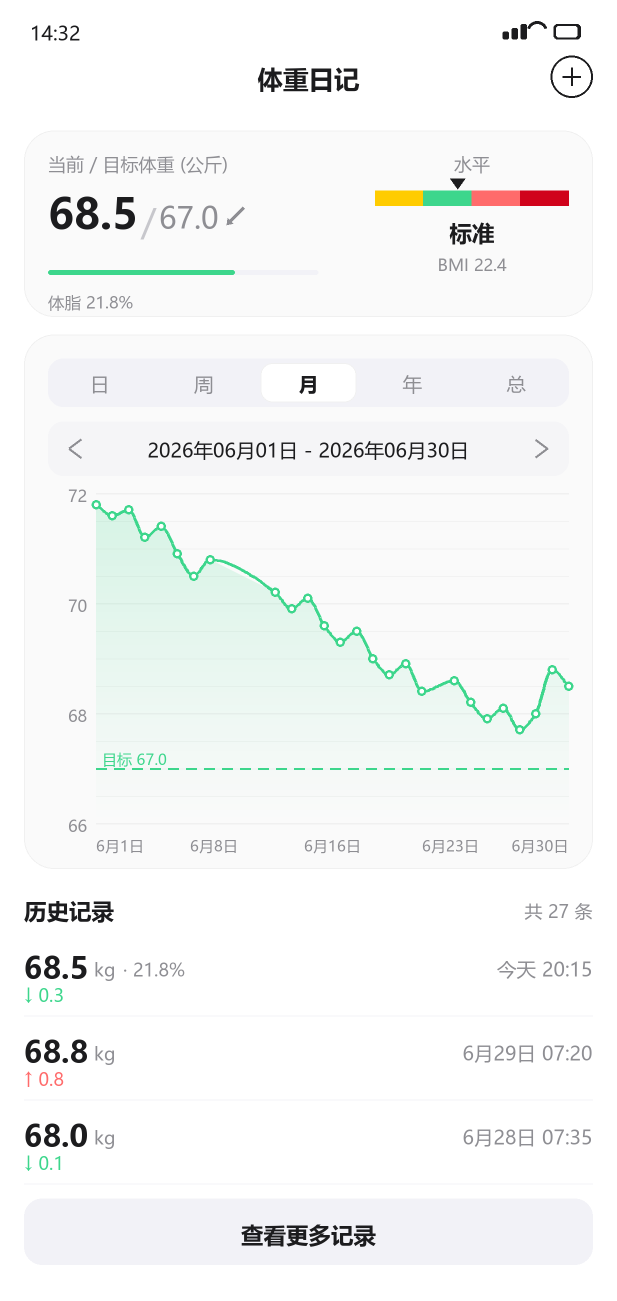
#> input picture docs/assets/home.png, 1233 x 2601 px (shown at 1/2 size)
$ python compare-design.py
#> lines starting #> are read from the running program, lines starting #| are printed output that depends on the picture
# -*- coding: utf-8 -*-
"""把实现截图与设计稿并排拼在一起，用于 M1 的「逐像素对照」出口标准。

用法：
    python tools/compare-design.py [截图路径] [输出路径]

设计稿在 docs/assets/ 下，是 393dp 宽按 3x 渲染的；模拟器截图是 1080px 宽。
两者都缩放到同一宽度并裁掉同样的高度区间，才能直接比对。
"""
import os
import sys

from PIL import Image, ImageDraw, ImageFont

REPO = os.path.dirname(os.path.dirname(os.path.abspath(__file__)))
DESIGN = os.path.join(REPO, "docs", "assets", "home.png")
SHOT = sys.argv[1] if len(sys.argv) > 1 else os.path.join(
    REPO, "build", "screenshots", "home-m1.png")
OUT = sys.argv[2] if len(sys.argv) > 2 else os.path.join(
    REPO, "build", "screenshots", "compare.png")

TARGET_W = 620
CROP_DP = 420        # 只比对顶部这些 dp（M1 的范围）
DP_WIDTH = 411       # 设计基准宽度，与测试设备一致（1080px / 420dpi）


def load_font(size):
    for name in ("msyh.ttc", "msyhbd.ttc"):
        path = os.path.join(r"C:\Windows\Fonts", name)
        if os.path.exists(path):
            try:
                return ImageFont.truetype(path, size)
            except Exception:
                pass
    return ImageFont.load_default()


def prepare(path):
#> called with path = 'docs/assets/home.png'
    im = Image.open(path).convert("RGB")
#> im is the input picture: PIL image 1233x2601 RGB; mean R, G, B 244.9, 246.6, 245.9
    scale = TARGET_W / im.width
#> scale = 0.503
    im = im.resize((TARGET_W, int(im.height * scale)), Image.LANCZOS)
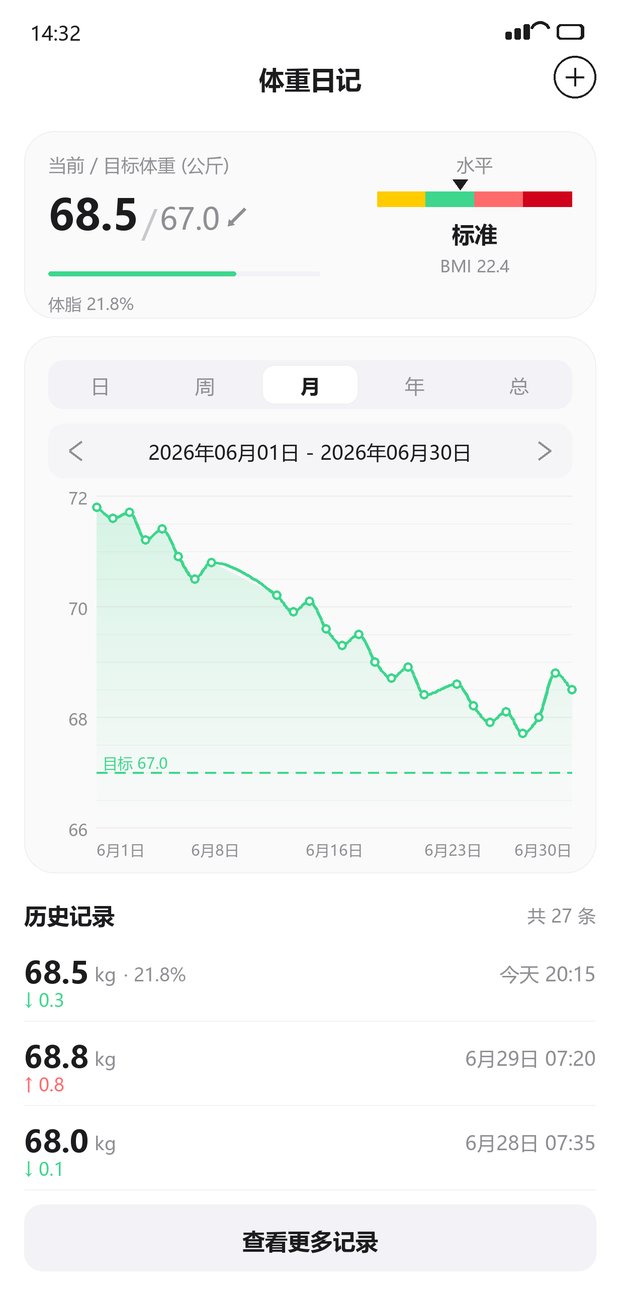
#> im: PIL image 620x1307 RGB; mean R, G, B 244.8, 246.5, 245.8
    # 按 dp 折算裁剪高度：截图缩放后 1dp 对应多少像素
    px_per_dp = TARGET_W / DP_WIDTH
    crop_h = int(CROP_DP * px_per_dp)
    return im.crop((0, 0, TARGET_W, min(crop_h, im.height)))
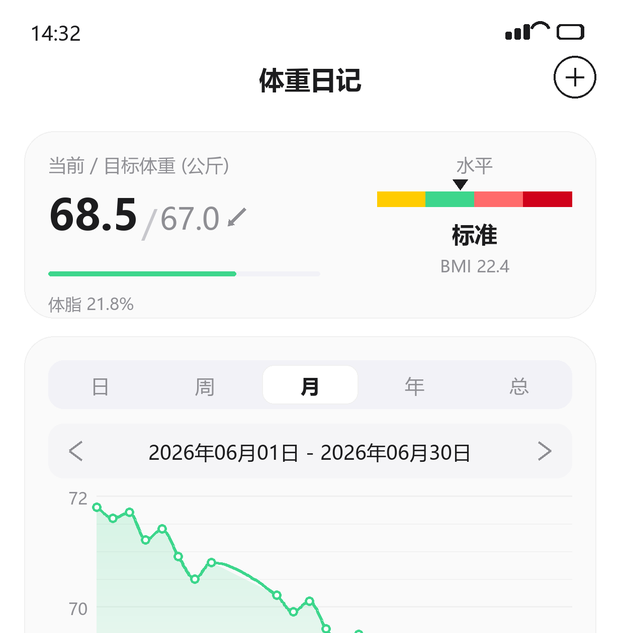
#> returned value: PIL image 620x633 RGB; mean R, G, B 243.9, 245.1, 244.3


design = prepare(DESIGN)
shot = prepare(SHOT)
#> (the run stopped early here; a loop or call above may not have finished)
